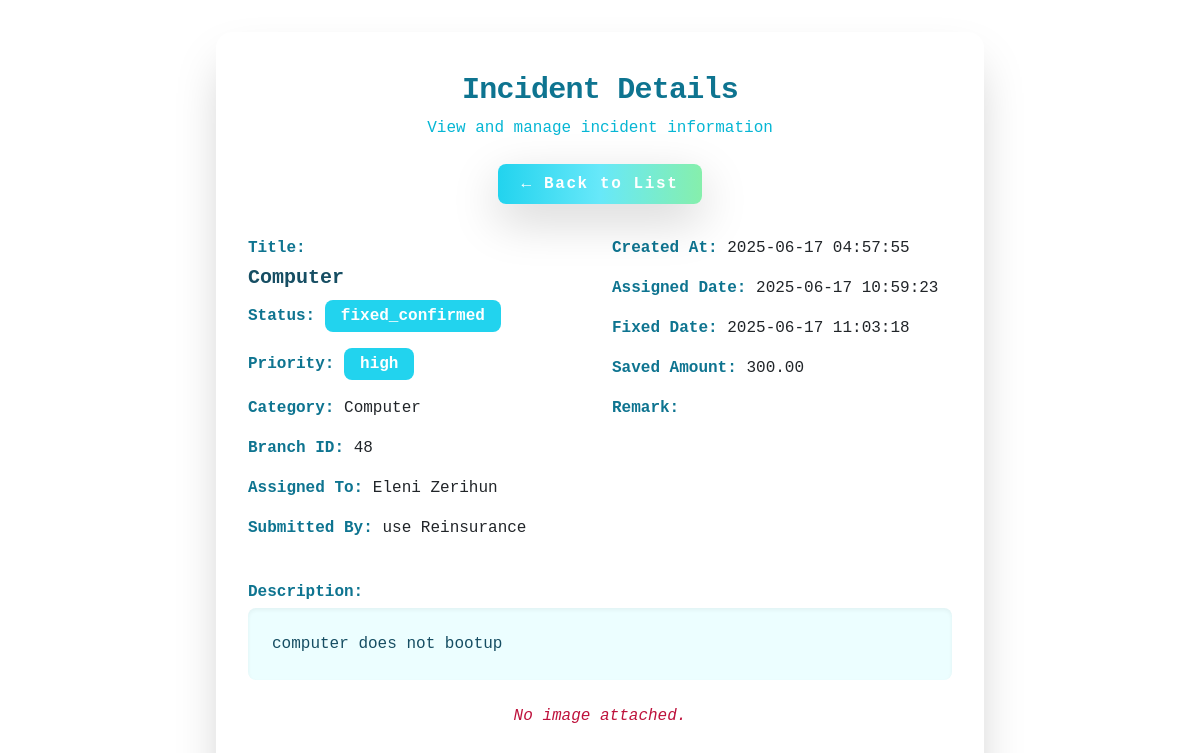
/it_staff/incident_view.php?id=1 (signed in), run on the app's committed database.
### tables this page shows
CREATE TABLE `incidents` (
  `id` int(11) NOT NULL,
  `title` varchar(255) DEFAULT NULL,
  `description` text DEFAULT NULL,
  `status` enum('pending','assigned','not fixed','fixed','rejected','support','reopened','fixed_confirmed') DEFAULT 'pending',
  `priority` enum('low','medium','high') DEFAULT 'medium',
  `assigned_to` int(11) DEFAULT NULL,
  `submitted_by` int(11) DEFAULT NULL,
  `created_at` timestamp NOT NULL DEFAULT current_timestamp(),
  `branch_id` int(11) DEFAULT NULL,
  `assigned_date` datetime DEFAULT NULL,
  `fixed_date` datetime DEFAULT NULL,
  `category_id` int(11) DEFAULT NULL,
  `saved_amount` decimal(10,2) DEFAULT NULL,
  `remark` text DEFAULT NULL,
  `rejected_by` int(11) DEFAULT NULL,
  `rejection_reason` text DEFAULT NULL,
  `rejected_at` datetime DEFAULT NULL
);

CREATE TABLE `kb_categories` (
  `id` int(11) NOT NULL,
  `name` varchar(100) NOT NULL,
  `created_at` timestamp NOT NULL DEFAULT current_timestamp()
);

CREATE TABLE `users` (
  `id` int(11) NOT NULL,
  `name` varchar(100) DEFAULT NULL,
  `email` varchar(100) DEFAULT NULL,
  `password` varchar(255) DEFAULT NULL,
  `role` enum('admin','staff','user') NOT NULL,
  `created_at` timestamp NOT NULL DEFAULT current_timestamp(),
  `force_password_change` tinyint(1) DEFAULT 1,
  `branch_id` int(11) DEFAULT NULL,
  `profile_picture` varchar(255) DEFAULT NULL,
  `is_active` tinyint(1) NOT NULL DEFAULT 1
);

### it_staff/incident_view.php (the view, shortened to what this page needs)
<?php
require_once '../config/db.php';
$incident_id = isset($_GET['id']) ? intval($_GET['id']) : 0;
$stmt = $pdo->prepare(
    "SELECT
        i.*, f.filepath, u2.name AS assigned_to_name, u.name AS submitted_by_name, c.name AS name
    FROM
        incidents i
    LEFT JOIN
        files f ON i.id = f.incident_id
    LEFT JOIN
        users u ON i.submitted_by = u.id
    LEFT JOIN
        users u2 ON i.assigned_to = u2.id
    LEFT JOIN
        kb_categories c ON i.category_id = c.id
    WHERE
        i.id = ?
    "
);
$stmt->bindValue(1, $incident_id, PDO::PARAM_INT);
$stmt->execute();
$incident = $stmt->fetch(PDO::FETCH_ASSOC);
function h($str) {
    return htmlspecialchars($str, ENT_QUOTES, 'UTF-8');
}
function statusBadge($status) {
    $colors = [
        'Open' => 'badge-danger',
        'In Progress' => 'badge-warning',
        'Resolved' => 'badge-success',
        'Closed' => 'badge-secondary'
    ];
    return $colors[$status] ?? 'badge-info';
}
function priorityBadge($priority) {
    $colors = [
        'Low' => 'badge-success',
        'Medium' => 'badge-warning',
        'High' => 'badge-danger',
        'Critical' => 'badge-dark'
    ];
    return $colors[$priority] ?? 'badge-info';
}
?>
<!DOCTYPE html>
<html lang="en">
<head>
    <script src="https://cdn.tailwindcss.com"></script>
    <link href="https://cdn.jsdelivr.net/npm/bootstrap@5.3.2/dist/css/bootstrap.min.css" rel="stylesheet">
</head>
<body>
    <div class="max-w-3xl mx-auto bg-white bg-opacity-95 rounded-2xl shadow-2xl px-8 py-10 fade-in tech-border glow mt-8 font-mono">
        <h2 class="text-3xl font-extrabold text-center text-cyan-700 mb-2 tracking-tight">Incident Details</h2>
        <p class="text-center text-cyan-500 mb-6">View and manage incident information</p>
        <div class="flex flex-col md:flex-row justify-center items-center gap-4 mb-8">
            <a href="my_incidents.php" class="bg-gradient-to-r from-cyan-400 via-cyan-300 to-green-300 hover:from-green-300 hover:to-cyan-400 text-white font-bold rounded-lg shadow-lg px-6 py-2 transform hover:scale-105 transition duration-300 tracking-widest">
                &larr; Back to List
            </a>
        </div>
        <div class="grid grid-cols-1 md:grid-cols-2 gap-6 mb-6">
            <div>
                <div class="text-cyan-700 font-semibold mb-1">Title:</div>
                <div class="text-xl font-bold text-cyan-900 mb-2"><?= h($incident['title']) ?></div>
                <div class="mb-3">
                    <span class="text-cyan-700 font-semibold">Status:</span>
                    <span class="inline-block px-3 py-1 rounded-lg font-bold text-white <?= statusBadge($incident['status']) == 'badge-danger' ? 'bg-red-500' : (statusBadge($incident['status']) == 'badge-warning' ? 'bg-yellow-400 text-cyan-900' : (statusBadge($incident['status']) == 'badge-success' ? 'bg-green-500' : 'bg-cyan-400')) ?>">
                        <?= h($incident['status']) ?>
                    </span>
                </div>
                <div class="mb-3">
                    <span class="text-cyan-700 font-semibold">Priority:</span>
                    <span class="inline-block px-3 py-1 rounded-lg font-bold text-white <?= priorityBadge($incident['priority']) == 'badge-danger' ? 'bg-red-500' : (priorityBadge($incident['priority']) == 'badge-warning' ? 'bg-yellow-400 text-cyan-900' : (priorityBadge($incident['priority']) == 'badge-success' ? 'bg-green-500' : (priorityBadge($incident['priority']) == 'badge-dark' ? 'bg-gray-800' : 'bg-cyan-400'))) ?>">
                        <?= h($incident['priority']) ?>
                    </span>
                </div>
                <div class="mb-3">
                    <span class="text-cyan-700 font-semibold">Category:</span>
                    <span><?= h($incident['name']) ?></span>
                </div>
                <div class="mb-3">
                    <span class="text-cyan-700 font-semibold">Branch ID:</span>
                    <span><?= h($incident['branch_id']) ?></span>
                </div>
                <div class="mb-3">
                    <span class="text-cyan-700 font-semibold">Assigned To:</span>
                    <span><?= h($incident['assigned_to_name']) ?></span>
                </div>
                <div class="mb-3">
                    <span class="text-cyan-700 font-semibold">Submitted By:</span>
                    <span><?= h($incident['submitted_by_name']) ?></span>
                </div>
            </div>
            <div>
                <div class="mb-3">
                    <span class="text-cyan-700 font-semibold">Created At:</span>
                    <span><?= h($incident['created_at']) ?></span>
                </div>
                <div class="mb-3">
                    <span class="text-cyan-700 font-semibold">Assigned Date:</span>
                    <span><?= h($incident['assigned_date']) ?></span>
                </div>
                <div class="mb-3">
                    <span class="text-cyan-700 font-semibold">Fixed Date:</span>
                    <span><?= h($incident['fixed_date']) ?></span>
                </div>
                <div class="mb-3">
                    <span class="text-cyan-700 font-semibold">Saved Amount:</span>
                    <span><?= h($incident['saved_amount']) ?></span>
                </div>
                <div class="mb-3">
                    <span class="text-cyan-700 font-semibold">Remark:</span>
                </div>
            </div>
        </div>
        <div class="mb-6">
            <div class="text-cyan-700 font-semibold mb-1">Description:</div>
            <div class="bg-cyan-50 rounded-lg p-4 text-cyan-900 shadow-inner"><?= nl2br(h($incident['description'])) ?></div>
        </div>
        <div class="mb-8 text-center">
            <?php if (!empty($incident['filepath']) && file_exists($incident['filepath'])): ?>
                <span class="text-cyan-700 font-semibold">Attached Image</span>
                <a href="<?= h($incident['filepath']) ?>" target="_blank">
                    <img src="<?= h($incident['filepath']) ?>" alt="Incident Image" class="mx-auto rounded-xl shadow-lg border-4 border-cyan-100 mt-2" style="max-width: 350px; max-height: 250px; object-fit: contain;">
                </a>
            <?php else: ?>
                <div class="text-rose-700 italic">No image attached.</div>
            <?php endif; ?>
        </div>
    </div>
</body>
</html>

### data on the page
incidents: title "Computer", status "fixed_confirmed", priority "high", category.name "Computer", branch "48", assigned_to.name "Eleni Zerihun", submitted_by.name "use Reinsurance", created_at "2025-06-17 04:57:55", assigned_date "2025-06-17 10:59:23", fixed_date "2025-06-17 11:03:18", saved_amount "300.00", description "computer does not bootup"
